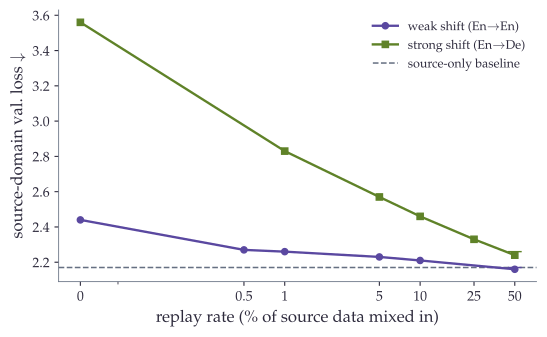

The script that saved this image:
"""
forgetting.py — Catastrophic forgetting: source-domain validation loss vs. replay rate.

DATA SOURCE — verbatim from published table:
  Ibrahim et al. (2024) "Simple and Scalable Strategies to Continually Pre-train
  Large Language Models." TMLR 06/2024. arXiv:2403.08763.
  Table 2: "Final loss of English-only 405M parameter models trained with varying
  amounts of replay." — D0 (Pile) validation loss column, 405M model.

  Weak shift  (English Pile → English SlimPajama):
    baseline (Pile only):            D0 = 2.17
    no replay:                       D0 = 2.44
    0.5% replay:                     D0 = 2.27
    1%   replay:                     D0 = 2.26
    5%   replay:                     D0 = 2.23
    10%  replay:                     D0 = 2.21
    50%  replay:                     D0 = 2.16
    joint training (upper bound):    D0 = 2.17

  Strong shift (English Pile → German):
    baseline (Pile only):            D0 = 2.17  (same model)
    no replay:                       D0 = 3.56
    1%   replay:                     D0 = 2.83
    5%   replay:                     D0 = 2.57
    10%  replay:                     D0 = 2.46
    25%  replay:                     D0 = 2.33
    50%  replay:                     D0 = 2.24
    joint training (upper bound):    D0 = 2.26

Nothing is digitised from a figure.  All numbers are copied from Table 2 of the
paper exactly as printed.
"""

import sys, os
sys.path.insert(0, os.path.join(os.path.dirname(__file__), ".."))
from thesis_style import COLORS, apply_style
apply_style()

import matplotlib.pyplot as plt
import matplotlib.patches as mpatches
import numpy as np

# ── verbatim data from Table 2, Ibrahim et al. 2024 ──────────────────────────

# Replay rates shared by both conditions (use as x ticks; 0 = no replay)
# We plot against a numeric x-axis: 0, 0.5, 1, 5, 10, 25, 50 (%)
# Only weak shift has 0.5% and lacks 25%; strong shift has 25% and lacks 0.5%.
# Plot them as separate series with their own x-values.

weak_x   = [0,    0.5,  1,    5,    10,   50  ]
weak_d0  = [2.44, 2.27, 2.26, 2.23, 2.21, 2.16]

strong_x  = [0,    1,    5,    10,   25,   50  ]
strong_d0 = [3.56, 2.83, 2.57, 2.46, 2.33, 2.24]

baseline_d0 = 2.17   # source-only (Pile only) — same for both conditions
weak_joint  = 2.17   # joint-training upper bound, weak shift
strong_joint = 2.26  # joint-training upper bound, strong shift

# ── figure ───────────────────────────────────────────────────────────────────

fig, ax = plt.subplots(figsize=(5.6, 3.5))

ax.plot(weak_x, weak_d0,
        color=COLORS["primary_dark"], lw=1.7, marker="o", ms=4.5,
        label=r"weak shift (En$\to$En)")

ax.plot(strong_x, strong_d0,
        color=COLORS["secondary_dark"], lw=1.7, marker="s", ms=4.5,
        label=r"strong shift (En$\to$De)")

# Baseline: source-only loss (horizontal dashed) — labelled in the legend
ax.axhline(baseline_d0, color=COLORS["neutral"], lw=1.1, ls="--", zorder=1,
           label="source-only baseline")

# Joint-training upper bounds (small horizontal ticks at x=50, right edge)
ax.plot([50], [weak_joint],   marker="_", ms=10, lw=0,
        color=COLORS["primary_dark"], zorder=5)
ax.plot([50], [strong_joint], marker="_", ms=10, lw=0,
        color=COLORS["secondary_dark"], zorder=5)

ax.set_xscale("symlog", linthresh=0.4)
ax.set_xticks([0, 0.5, 1, 5, 10, 25, 50])
ax.set_xticklabels(["0", "0.5", "1", "5", "10", "25", "50"])

ax.set_xlabel(r"replay rate (\%\ of source data mixed in)")
ax.set_ylabel(r"source-domain val.\ loss $\downarrow$")

ax.tick_params(length=3)
ax.spines["top"].set_visible(False)
ax.spines["right"].set_visible(False)

ax.legend(frameon=False, fontsize=9, loc="upper right")

fig.tight_layout()

out = os.path.join(os.path.dirname(__file__), "forgetting.pdf")
fig.savefig(out, bbox_inches="tight")
print(f"Saved to {out}")
